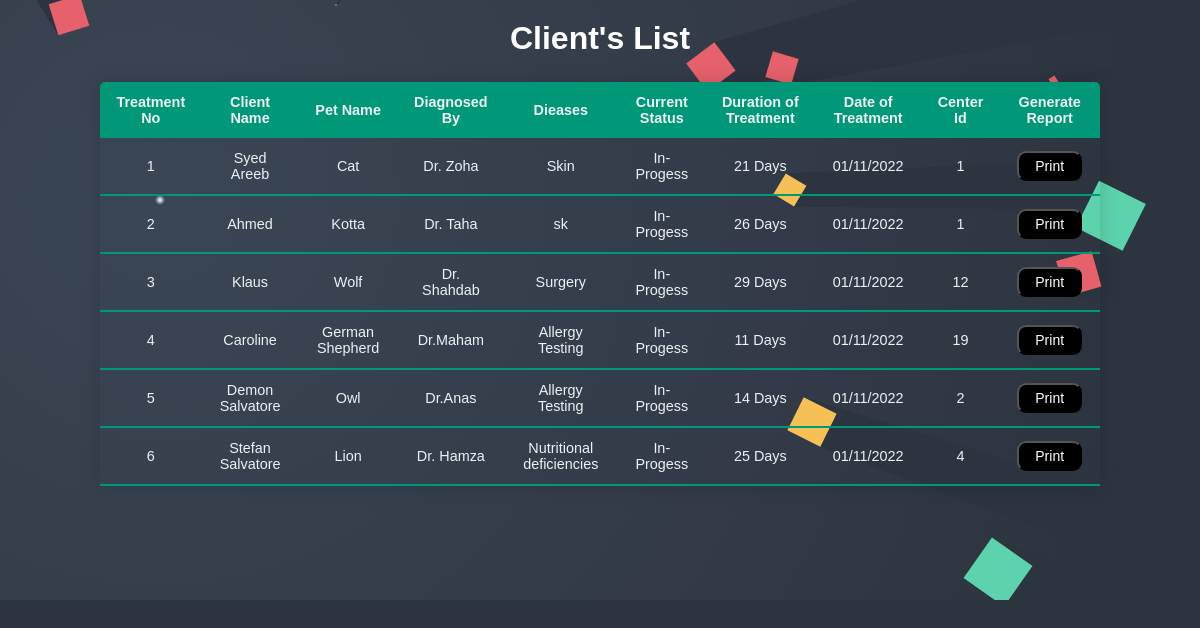
/Report.php, run on the app's committed database.
### tables this page shows
CREATE TABLE `treatment` (
  `treatment_no` int(5) NOT NULL,
  `Client_name` varchar(30) NOT NULL,
  `Pet_name` varchar(30) NOT NULL,
  `Diagnosed_by` varchar(30) NOT NULL,
  `Disease` varchar(30) NOT NULL,
  `Current_status` varchar(20) NOT NULL,
  `Duration_of_treatment` varchar(30) NOT NULL,
  `Date_of_treatment` varchar(30) NOT NULL,
  `center_id` int(5) NOT NULL
);

### Report.php (the view, shortened to what this page needs)
<?php
$conn = mysqli_connect('localhost', 'root', '');
mysqli_select_db($conn, 'pet care');
$q = "SELECT *  FROM `treatment`";
$query = mysqli_query($conn, $q);
?>
<!DOCTYPE html>
<html lang="en">
<head>
    <link rel="stylesheet" href="./Report.css">
</head>
<body>
  <canvas id="canvas">
      </canvas>
    <div class="container">
      <h1 style="margin:0px auto; margin-top: 20px ; color:white;">Client's List</h1>
    <table class="content-table">
        <thead>
          <tr>
            <th>Treatment No</th>
            <th>Client Name</th>
            <th>Pet Name</th>
            <th>Diagnosed By</th>
            <th>Dieases</th>
            <th>Current Status</th>
            <th>Duration of Treatment</th>
            <th>Date of Treatment</th>
            <th>Center Id</th>
            <th>Generate Report</th>
          </tr>
        </thead>
        <?php while($etra= mysqli_fetch_array($query)){ ?>
        <tbody>
          <tr>
            <td><?php echo $etra['treatment_no'] ?></td>
            <td><?php echo $etra['Client_name'] ?></td>
            <td><?php echo $etra['Pet_name'] ?></td>
            <td><?php echo $etra['Diagnosed_by'] ?></td>
            <td><?php echo $etra['Disease'] ?></td>
            <td><?php echo $etra['Current_status'] ?></td>
            <td><?php echo $etra['Duration_of_treatment'] ?></td>
            <td><?php echo $etra['Date_of_treatment'] ?></td>
            <td><?php echo $etra['center_id'] ?></td>
            <td><a href=" ./printreport2.php? Treatment_id=<?php echo $etra['treatment_no'] ?>"><button  class="btn"> Print</button></a></td>
          </tr>
          <?php } ?>
        </tbody>
      </table>
</body>
</html>

### Report.css (style rules this page uses)
* { padding: 0; margin: 0; }
.container { width: 100%; display: flex; flex-direction: column; cursor:pointer; position: relative; top: 0; }
* { font-family: sans-serif; }
.content-table { border-collapse: collapse; text-align: center; margin: 25px 100px; font-size: 0.9em; min-width: 390px; max-width: 1200px; text-align: center; border-radius: 5px 5px 0 0; overflow: hidden; box-shadow: 0 0 20px rgba(0, 0, 0, 0.15); }
.content-table thead tr { background-color: #009879; color: #ffffff; text-align: center; font-weight: bold; }
.content-table th, .content-table td { padding: 12px 15px; color: #edf2f4; }
.content-table tbody tr { border-bottom: 1px solid #dddddd; text-align: center; vertical-align: middle; }
.content-table tbody tr:last-of-type { border-bottom: 2px solid #009879; }
.btn { padding: 5px 16px; border-radius: 9px; outline: none; background-color: black; color: white; font-size: 14px; }
* { box-sizing: border-box; }
html { height: 100% !important; }
body { margin: 0; padding: 0; height: 100%; background-color: #2c343f; overflow:visible; }
#canvas { position: absolute; top: 0; background-color: #2c343f ; width: 100%; height: auto; }

### data on the page
treatment: treatment_no "1", Client_name "Syed Areeb", Pet_name "Cat", Diagnosed_by "Dr. Zoha", Disease "Skin", Current_status "In-Progess", Duration_of_treatment "21 Days", Date_of_treatment "01/11/2022", center "1"
treatment: treatment_no "2", Client_name "Ahmed", Pet_name "Kotta", Diagnosed_by "Dr. Taha", Disease "sk", Current_status "In-Progess", Duration_of_treatment "26 Days", Date_of_treatment "01/11/2022", center "1"
treatment: treatment_no "3", Client_name "Klaus", Pet_name "Wolf", Diagnosed_by "Dr. Shahdab", Disease "Surgery", Current_status "In-Progess", Duration_of_treatment "29 Days", Date_of_treatment "01/11/2022", center "12"
treatment: treatment_no "4", Client_name "Caroline", Pet_name "German Shepherd", Diagnosed_by "Dr.Maham", Disease "Allergy Testing", Current_status "In-Progess", Duration_of_treatment "11 Days", Date_of_treatment "01/11/2022", center "19"
treatment: treatment_no "5", Client_name "Demon Salvatore", Pet_name "Owl", Diagnosed_by "Dr.Anas", Disease "Allergy Testing", Current_status "In-Progess", Duration_of_treatment "14 Days", Date_of_treatment "01/11/2022", center "2"
treatment: treatment_no "6", Client_name "Stefan Salvatore", Pet_name "Lion", Diagnosed_by "Dr. Hamza", Disease "Nutritional deficiencies", Current_status "In-Progess", Duration_of_treatment "25 Days", Date_of_treatment "01/11/2022", center "4"
